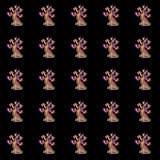

Rendered tile map (Tiled .tmx) drawn with the repository's tilesets; below, a short description and the full map source, tile grids included:
An orthogonal 5x5 tile map with 32x32 px tiles, 1 tile layer (Layer1), 2 hidden layers not drawn, 2 tilesets.

<map version="1.0" orientation="orthogonal" width="5" height="5" tilewidth="32" tileheight="32">
 <tileset firstgid="1" name="World3" tilewidth="32" tileheight="32">
  <image source="../TileSets/World3.png" width="256" height="1152" />
 </tileset>
 <tileset firstgid="289" name="World2" tilewidth="32" tileheight="32">
  <image source="../TileSets/World2.png" width="256" height="352" />
 </tileset>
 <layer name="Layer1" width="5" height="5">
  <data>
   <tile gid="17" />
   <tile gid="17" />
   <tile gid="17" />
   <tile gid="17" />
   <tile gid="17" />
   <tile gid="17" />
   <tile gid="17" />
   <tile gid="17" />
   <tile gid="17" />
   <tile gid="17" />
   <tile gid="17" />
   <tile gid="17" />
   <tile gid="17" />
   <tile gid="17" />
   <tile gid="17" />
   <tile gid="17" />
   <tile gid="17" />
   <tile gid="17" />
   <tile gid="17" />
   <tile gid="17" />
   <tile gid="17" />
   <tile gid="17" />
   <tile gid="17" />
   <tile gid="17" />
   <tile gid="17" />
  </data>
 </layer>
 <layer name="Layer2" width="5" height="5" visible="0">
  <data>
   <tile gid="0" />
   <tile gid="0" />
   <tile gid="0" />
   <tile gid="0" />
   <tile gid="0" />
   <tile gid="0" />
   <tile gid="0" />
   <tile gid="0" />
   <tile gid="0" />
   <tile gid="0" />
   <tile gid="0" />
   <tile gid="0" />
   <tile gid="0" />
   <tile gid="0" />
   <tile gid="0" />
   <tile gid="0" />
   <tile gid="0" />
   <tile gid="0" />
   <tile gid="0" />
   <tile gid="0" />
   <tile gid="0" />
   <tile gid="0" />
   <tile gid="0" />
   <tile gid="0" />
   <tile gid="0" />
  </data>
 </layer>
 <layer name="Layer3" width="5" height="5" visible="0">
  <data>
   <tile gid="0" />
   <tile gid="0" />
   <tile gid="0" />
   <tile gid="0" />
   <tile gid="0" />
   <tile gid="0" />
   <tile gid="0" />
   <tile gid="0" />
   <tile gid="0" />
   <tile gid="0" />
   <tile gid="0" />
   <tile gid="0" />
   <tile gid="0" />
   <tile gid="0" />
   <tile gid="0" />
   <tile gid="0" />
   <tile gid="0" />
   <tile gid="0" />
   <tile gid="0" />
   <tile gid="0" />
   <tile gid="0" />
   <tile gid="0" />
   <tile gid="0" />
   <tile gid="0" />
   <tile gid="0" />
  </data>
 </layer>
</map>
